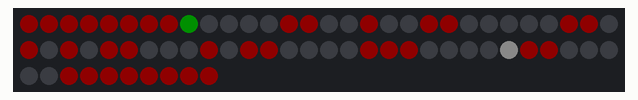
This sketch was run on a simulated Arduino Uno, built with avr-gcc and run on an emulated ATmega328P. Parts: 70 RGB LEDs in strip order, left to right, continuing on the next row. Dim RGB values are drawn brighter than linear; what the sketch prints to the serial monitor is not drawn.

Above: at 0.2 s.

The sketch:

Drone_test.ino
```cpp
#include <FastLED.h>
#define DATA_PIN 2
#define Size 70
#define NUM_LEDS Size

CRGB leds[NUM_LEDS];

//struct for drone position
typedef struct drone{
  int vert;
  int hori;
}drone_t;

drone_t drone_location;
int rows = 10;
int col = 7;

//1d array for LEDs
int flatarray[70];

//2d Array for mapping
int room[10][7] = {
{1, 1, 1, 1, 1, 1, 1},
{1, 2, 0, 0, 0, 0, 1},
{1, 0, 0, 1, 0, 0, 1},
{1, 0, 0, 0, 0, 0, 1},
{1, 0, 1, 0, 1, 0, 1},
{1, 0, 0, 0, 1, 0, 1},
{1, 0, 0, 0, 0, 1, 1},
{1, 0, 0, 0, 0, 0, 1},
{1, 0, 0, 0, 0, 0, 1},
{1, 1, 1, 1, 1, 1, 1}
};


int sonicControl(drone_t drone)
{
  //legend for int out
  //0=front/nothing
  //1=left
  //-1=right
  //4=back
  bool front=true;
  bool left=true;
  bool right=true;
  int path[10][7] = {
{1, 1, 1, 1, 1, 1, 1},
{1, 2, 0, 0, 0, 0, 1},
{1, 0, 0, 1, 0, 0, 1},
{1, 0, 0, 0, 0, 0, 1},
{1, 0, 1, 0, 1, 0, 1},
{1, 0, 0, 0, 1, 0, 1},
{1, 0, 0, 0, 0, 1, 1},
{1, 0, 0, 0, 0, 0, 1},
{1, 0, 0, 0, 0, 0, 1},
{1, 1, 1, 1, 1, 1, 1}
};

  if(path[(drone.vert)-1][(drone.hori)]==0){front = true;}  //If less then spook then don't go forward
  else {front = false;}

  if(path[(drone.vert)][(drone.hori-1)]==0){left = true;}   //Same
  else {left = false;}

  if(path[(drone.vert)][(drone.hori+1)]==0){right = true;}  //Same
  else {right = false;}

  if (front == true){return 0;} //go front if available
  if ((front == false)&&(left == true)){return 1;}  //go left of front not availible
  if ((front == false)&&(left == false)&&(right == true)){return -1;} //go right
  if ((front == false)&&(left==false)&&(right==false)){return 4;} //go backwards
  else return 4;  //all else fails, go backwards until out of mess.
}

void setup()
{
  // put your setup code here, to run once:
  Serial.begin(9600);
  drone_location.hori = 5;
  drone_location.vert = 8;
  FastLED.addLeds<WS2812B, DATA_PIN, GRB>(leds, NUM_LEDS);
}

void loop()
{//increments drone movement based on return value of sonicControl
  if (sonicControl(drone_location)==1){
    room[drone_location.vert][drone_location.hori] = 0;
    drone_location.hori -= 1;
    room[drone_location.vert][drone_location.hori] = 8;
  }
  else if (sonicControl(drone_location)==0){
    room[drone_location.vert][drone_location.hori] = 0;
    drone_location.vert -= 1;
    room[drone_location.vert][drone_location.hori] = 8;
  }
  else if (sonicControl(drone_location)==-1){
    room[drone_location.vert][drone_location.hori] = 0;
    drone_location.hori += 1;
    room[drone_location.vert][drone_location.hori] = 8;
  }
  else{
    room[drone_location.vert][drone_location.hori] = 0;
    drone_location.vert += 1;
    room[drone_location.vert][drone_location.hori] = 8;
  }

  for (int i=0; i<rows; i++){
    for (int j = 0; j<col; j++){
      flatarray[(i*col)+j] = room[i][j];
    }
  }
  arrayPrint(flatarray);
  delay(1000);
}

void arrayPrint(int path[]) {
  int data;
  //0 == No Obstruction |Blank
  //1 == Obstruction    |Red
  //2 == Goal           |Green
  //8 == Drone          |White

  for (int i = 0; i < Size; i++) {
    data = path[i];
    Serial.println(data);

    if (data == 1) {  //Make the LED red
      leds[i].setRGB( 15, 0, 0);
      //Serial.println("Red");
    }

    if (data == 2) {  //Make the LED Green
      leds[i].setRGB( 0, 15, 0);
      //Serial.println("Green");
    }

    if (data == 8) {  //Make the LED White
      leds[i].setRGB( 10, 10, 10);
      //Serial.println("White");
    }

  }
  FastLED.show();
  FastLED.clear();//Clears the LED to be updated again
}
```
